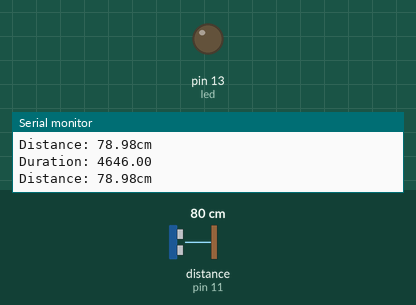
This sketch was run on a simulated Arduino Uno, built with avr-gcc and run on an emulated ATmega328P. Shown: output pins drawn as LEDs (lit = HIGH), the last lines printed to the serial monitor. Wiring (inferred from the names in the program): ultrasonic range finder: trigger pin 12; echo pin 11. The test bench sets the inputs (shaded band); at power-on: distance to the obstacle (sensor on pin 11) 80 cm. The echo pulse lasts 58.3 µs per cm; pins used as bus, display or sensor lines are not drawn.

Above: at 1.3 s.
1.4 s: distance to the obstacle (sensor on pin 11) set to 43 cm
2.9 s: distance to the obstacle (sensor on pin 11) set to 38 cm
At 4.2 s:
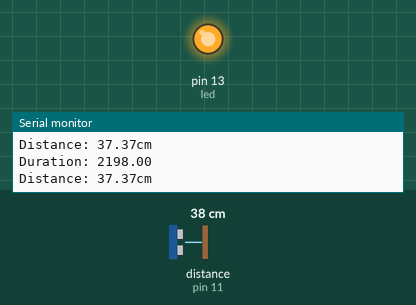
4.5 s: distance to the obstacle (sensor on pin 11) set to 33 cm
7.5 s: distance to the obstacle (sensor on pin 11) set to 27 cm
At 8.9 s:
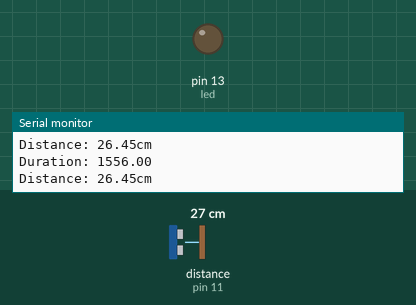
10.5 s: distance to the obstacle (sensor on pin 11) set to 35 cm
At 11.9 s:
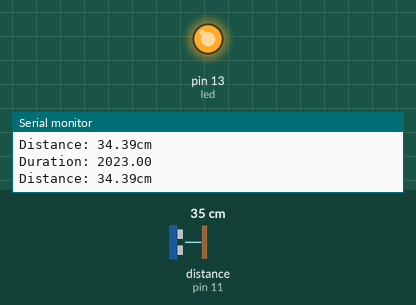
Timing chart, 0 to 13.0 s (numbered marks = the images above; inputs shaded):
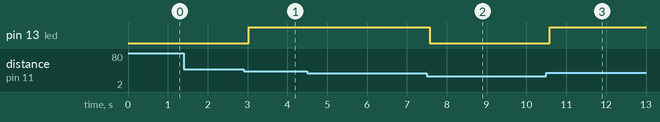

Measured:
- the behaviour switches between 41 and 40 cm on distance to the obstacle (sensor on pin 11) (found by bisection; images 0 and 1)
- the behaviour switches between 31 and 30 cm on distance to the obstacle (sensor on pin 11) (found by bisection; images 1 and 2)
- after the input at 2.9 s, pin 13 (led): LOW → HIGH after 0.14 s
- after the input at 7.5 s, pin 13 (led): HIGH → LOW after 0.07 s
- after the input at 10.5 s, pin 13 (led): LOW → HIGH after 0.09 s

The sketch:

sketch_apr12a.ino
```cpp
int trigPin = 12; //output
int echoPin = 11; //input

int led = 13; // LED

void setup() {
  // put your setup code here, to run once:
Serial.begin(9600);
pinMode(trigPin, OUTPUT);
pinMode(echoPin, INPUT);
pinMode(led, OUTPUT);
}

void loop() {
  // put your main code here, to run repeatedly:
  digitalWrite(trigPin, LOW);
  delayMicroseconds(2);
  digitalWrite(trigPin, HIGH);
  delayMicroseconds(2);
  //delay(10);
  digitalWrite(trigPin, LOW);

  float duration = pulseIn(echoPin, HIGH);

  float distance = ((float)(340 * duration) / 10000) / 2;

  Serial.print("Duration: ");
  Serial.print(duration);
  Serial.print("\nDistance: ");
  Serial.print(distance);
  Serial.println("cm\n");

  if(distance > 30 && distance < 40) {
    digitalWrite(led, HIGH);
  }
  else {
    digitalWrite(led, LOW);
  }

  delay(500);
}
```
